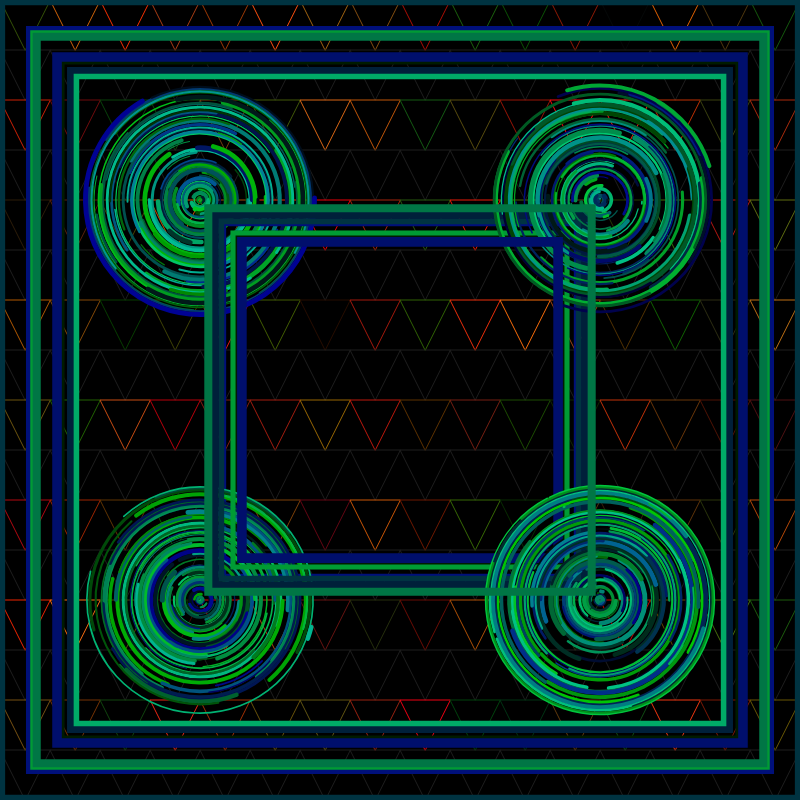
Frame 1 (no input)
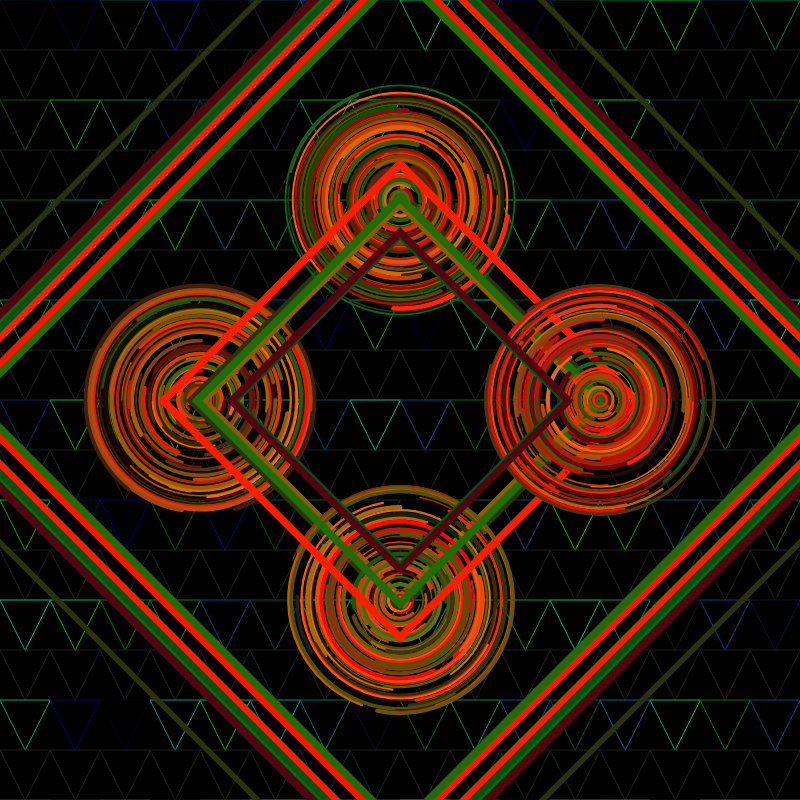
Frame 2 (the mouse pressed at the canvas centre, redrawn once)

The p5.js sketch that drew these frames (run headless with seeded random() and noise() and a simulated clock; the mouse was pressed at the canvas centre and the sketch redrawn once):

// p5.js sketch
// ── sketch.js
// Programming for Digital Media
// Assignment 1 /
// Burak Atak – 3199405 – burakatak2001@gmail.com
function setup() {
    createCanvas(800, 800);
    // For Degrees instead of Radians.
    angleMode(DEGREES);
    // For centerıng the squares.
    rectMode(CENTER);
}

function draw() {
    background(0);
    noLoop();
    
    // The random function generates a random number between 0 and 1. If the generated number is greater than 0.5, the first block of code is executed, else second block of code is executed.
    let dice = random(1);
    // First Block
    if (dice > 0.5) {
        // Background triangles color is opposite compered to the second block.
        for (let x1 = 0; x1 < width+1; x1 += 50) {
            for (let y1 = 0; y1 < height+1; y1 += 50) {
                noFill();
                stroke(30);
                strokeWeight(1);
                // Creating two distinct rows of triangles by checking the y-coordinate. If the y-coordinate matches any of the specified values (50, 150, 250, etc.), it draws a triangle with a specific stroke color.
                if (y1 == 50 || y1 == 150 || y1 == 250 || y1 == 350 || y1 == 450 || y1 == 550 || y1 == 650 || y1 == 750) {   
                    triangle(x1+25, y1+50, x1, y1, x1+50, y1)
                } else {
                    stroke(random(255), random(110), random(20));
                    triangle(x1+25, y1+50, x1, y1, x1+50, y1)
                }
            }
        }
        // The nested loops iterate through the grid points at intervals of 200 pixels, starting from 200 and ending before the width and height of the canvas.
        for (let x = 200; x < width; x += 200) {
            for (let y = 200; y < height; y += 200) {
                // The innermost loop runs 80 times for each grid point, creating a series of arcs with varying sizes and colors. The variable 'wh' determines the width and height of the arcs, 
                // increasing with each iteration until it resets to 0 on the last iteration.
                for (let i = 0; i < 80; i++) {
                    let wh;
                    if (i < 79) {
                        wh = (i + 1) *  2.9;
                    } else {
                        wh = 0;
                    }
                    stroke(random(0), random(200), random(150));
                    strokeWeight(random(1, 5));
                    strokeCap(ROUND);
                    noFill();
                    // The if statement checks if the current coordinates (x, y) correspond to the corners of the grid (200, 200), (600, 200), (200, 600), and (600, 600). 
                    // If they do, it draws an arc at those positions. This simplyfies the code by eliminating the need for separate loops or conditions for the corners,
                    // allowing the same drawing logic to be applied to all points while only executing the arc drawing for the specified corner positions.
                    if (x == 200 && y == 200 || x == 600 && y == 200 || x == 200 && y == 600 || x == 600 && y == 600) {          
                        arc(x, y, wh, wh, random(0,360), random(0,360), OPEN);
                    } else {
                    }
                }
                // Square Drawing
                strokeWeight(random(5, 10));
                square(width/2, height/2, random(300, 400));
                square(width/2, height/2, random(600, 800));
            }
        }
    }
    // Second Block
    else {
        // Background triangles color is reversed compered to the first block.
        for (let x1 = 0; x1 < width+1; x1 += 50) {
            for (let y1 = 0; y1 < height+1; y1 += 50) {
                noFill();
                stroke(30);
                strokeWeight(1);
                // Creating two distinct rows of triangles by checking the y-coordinate. If the y-coordinate matches any of the specified values (50, 150, 250, etc.), it draws a triangle with a specific stroke color.
                if (y1 == 50 || y1 == 150 || y1 == 250 || y1 == 350 || y1 == 450 || y1 == 550 || y1 == 650 || y1 == 750) {   
                    triangle(x1+25, y1+50, x1, y1, x1+50, y1)
                } else {
                    stroke(random(0), random(200), random(150));
                    triangle(x1+25, y1+50, x1, y1, x1+50, y1)
                }
            }
        }
        // The nested loops iterate through the grid points at intervals of 200 pixels, starting from 200 and ending before the width and height of the canvas.
        for (let x = 200; x < width; x += 200) {
            for (let y = 200; y < height; y += 200) {
                // The innermost loop runs 80 times for each grid point, creating a series of arcs with varying sizes and colors. The variable 'wh' determines the width and height of the arcs, 
                // increasing with each iteration until it resets to 0 on the last iteration.
                for (let i = 0; i < 80; i++) {
                    let wh;
                    if (i < 79) {
                        wh = (i + 1) *  2.9;
                    } else {
                        wh = 0;
                    }
                    stroke(random(255), random(110), random(20));
                    strokeWeight(random(1, 5));
                    strokeCap(ROUND);
                    noFill();
                    // The if statement checks if the current coordinates (x, y) correspond to the corners of the grid (400, 200), (200, 400), (600, 400), and (400, 600). 
                    // If they do, it draws an arc at those positions. This simplyfies the code by eliminating the need for separate loops or conditions for the corners,
                    // allowing the same drawing logic to be applied to all points while only executing the arc drawing for the specified corner positions.      
                    if (x == 400 && y == 200 || x == 200 && y == 400 || x == 600 && y == 400 || x == 400 && y == 600) {          
                        arc(x, y, wh, wh, random(0,360), random(0,360), OPEN);
                    } else {
                    }
                    
                }
                // from push to pop, the code applies transformations to the drawing context, allowing for the creation of rotated squares at the center of the canvas.
                // this six lines of code are responsible for translating the origin to a new position, rotating the drawing context by 45 degrees,
                // setting a random stroke weight, and drawing a square with random size at the center of the canvas.
                // These six lines of code is inpired by 8: Translate and Rotate in p5.js: How to Code Generative Art by Steve"s Makerspace on YouTube.
                // Link for the video: https://www.youtube.com/watch?v=H9PeFYqi-V0
                push();
                translate(400, -165);
                rotate(45);
                strokeWeight(random(5, 10));
                square(width/2, height/2, random(200, 400));
                square(width/2, height/2, random(600, 800));
                pop();
            }
        }
    }
}
